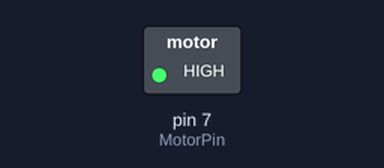
Bench run of a sketch on a simulated Arduino Uno, built with avr-gcc and run on an emulated ATmega328P. Parts: switched loads named in the sketch (green lamp = pin HIGH).

Above: at 0.5 s.
At 6.0 s:
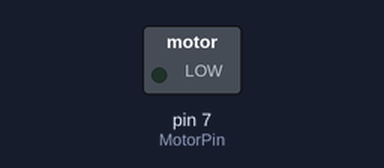
Timing chart, 0 to 14.3 s (numbered marks = the images above):
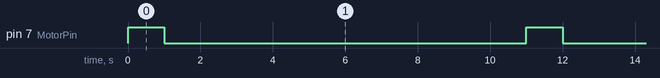

Measured:
- by itself, pin 7 (MotorPin): alternates HIGH for 1.0 s and LOW for 10.0 s

The sketch:

Teste_Motor.ino
```cpp
int MotorPin =  7;

void setup()
{
  pinMode(MotorPin, OUTPUT);
}

void loop()
{
  digitalWrite(MotorPin, HIGH);
  delay(1000);
  digitalWrite(MotorPin, LOW);
  delay(10000);

}
```
